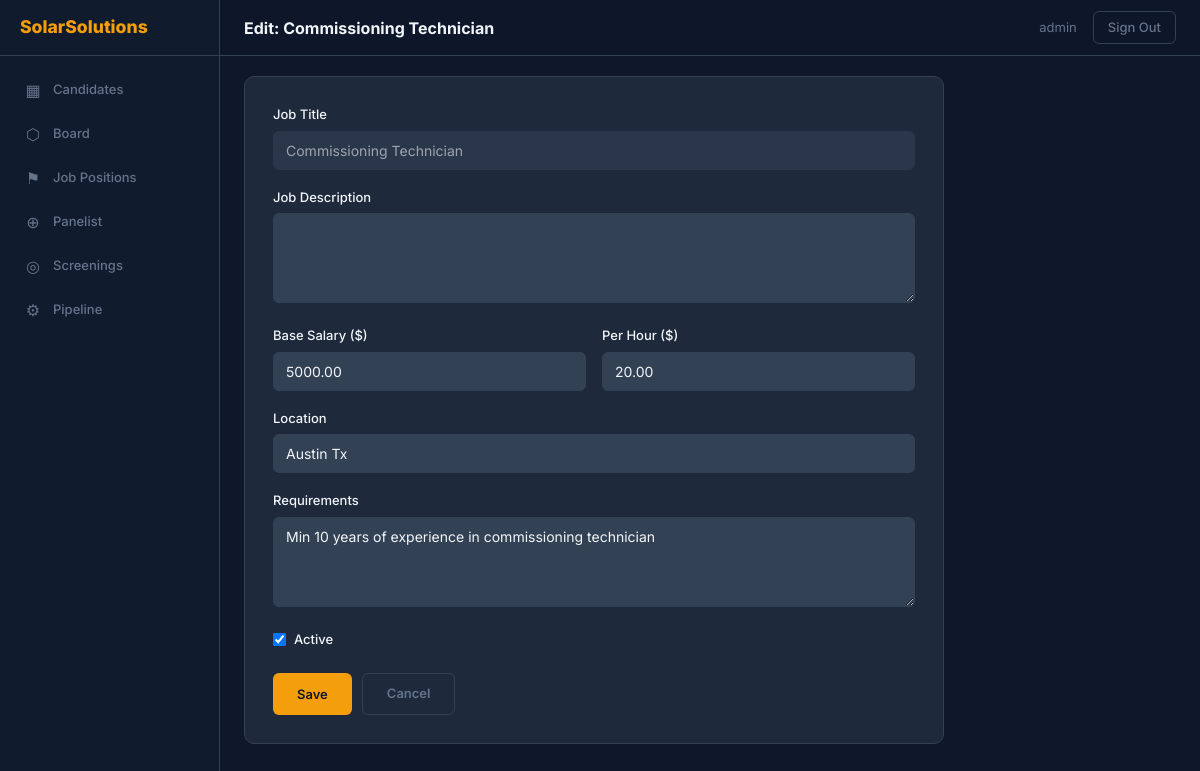
/solarsolutions/job-positions/7/edit/ (signed in), run on an earlier commit of the app's database.
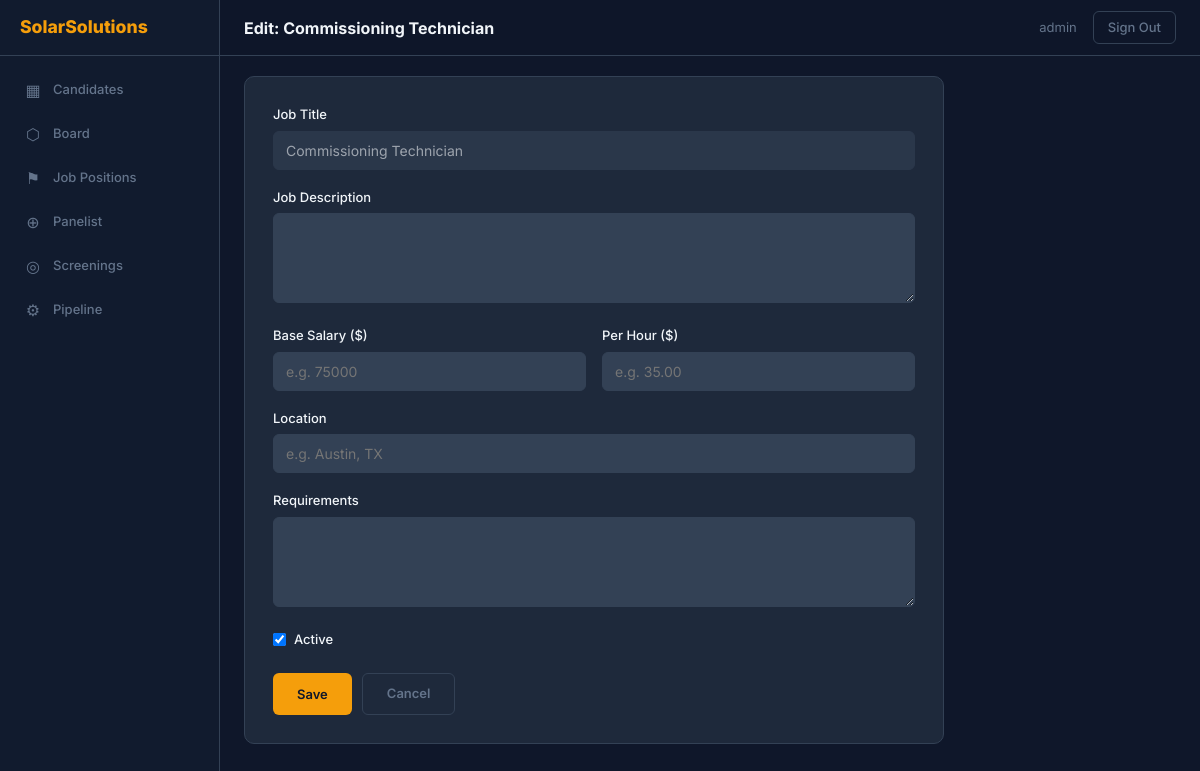
And on a later commit of the database.
### api/models.py (models this page shows, shortened)
class JobPosition(models.Model):
    company = models.ForeignKey(Company, on_delete=models.CASCADE, related_name='job_positions')
    title = models.CharField('Job Title', max_length=200)
    description = models.TextField('Job Description', blank=True)
    base_salary = models.DecimalField('Base Salary ($)', max_digits=10, decimal_places=2, null=True, blank=True)
    hourly_rate = models.DecimalField('Per Hour ($)', max_digits=8, decimal_places=2, null=True, blank=True)
    location = models.CharField('Location', max_length=200, blank=True)
    requirements = models.TextField('Requirements', blank=True)
    is_active = models.BooleanField('Active', default=True)
    created_at = models.DateTimeField(auto_now_add=True)
    class Meta:
        ordering = ['title']
        unique_together = ('company', 'title')
        verbose_name = 'Job Position'
        verbose_name_plural = 'Job Positions'

### adminpanel/views.py (the view, shortened to what this page needs)
# urls.py: path('job-positions/<int:pk>/edit/', views.job_position_edit, name='job_position_edit'),
@company_login_required
def job_position_edit(request, pk, company_slug=None):
    position = get_object_or_404(JobPosition, company=request.company, pk=pk)
    return render(request, 'adminpanel/job_position_form.html', {
        'position': position,
        'company': request.company,
    })

### adminpanel/views.py (called while the page is built)
def company_login_required(view_func):
    @wraps(view_func)
    def wrapper(request, *args, **kwargs):
        if request.user.is_authenticated:
            return view_func(request, *args, **kwargs)
        if request.company:
            return redirect('admin_login', company_slug=request.company.slug)
        return redirect('landing')
    return wrapper

### adminpanel/templates/adminpanel/job_position_form.html (shortened to what this page needs)
{% extends 'adminpanel/base.html' %}
{% block page_title %}Edit: {{ position.title }}{% endblock %}
{% block content %}
<div class="form-card">
  <form method="post">
    <div class="form-group">
      <label for="title">Job Title</label>
      <input id="title" value="{{ position.title }}" disabled style="opacity:0.6;" />
    </div>
    <div class="form-group">
      <label for="description">Job Description</label>
      <textarea id="description" name="description" rows="4">{{ position.description }}</textarea>
    </div>
    <div class="form-row">
      <div class="form-group">
        <label for="base_salary">Base Salary ($)</label>
        <input id="base_salary" name="base_salary" type="number" step="0.01" min="0"
          value="{{ position.base_salary|default:'' }}" placeholder="e.g. 75000" />
      </div>
      <div class="form-group">
        <label for="hourly_rate">Per Hour ($)</label>
        <input id="hourly_rate" name="hourly_rate" type="number" step="0.01" min="0"
          value="{{ position.hourly_rate|default:'' }}" placeholder="e.g. 35.00" />
      </div>
    </div>
    <div class="form-group">
      <label for="location">Location</label>
      <input id="location" name="location" type="text" value="{{ position.location }}" placeholder="e.g. Austin, TX" />
    </div>
    <div class="form-group">
      <label for="requirements">Requirements</label>
      <textarea id="requirements" name="requirements" rows="4">{{ position.requirements }}</textarea>
    </div>
    <div class="form-group form-group-check">
      <input id="is_active" name="is_active" type="checkbox" {% if position.is_active %}checked{% endif %} />
      <label for="is_active" style="margin:0;">Active</label>
    </div>
    <div class="actions-bar">
      <button type="submit" class="btn btn-primary">Save</button>
      <a href="{% url 'job_position_detail' company_slug=company.slug pk=position.pk %}" class="btn btn-cancel">Cancel</a>
    </div>
  </form>
</div>
{% endblock %}

What changed in the data, as far as the page shows it:
changed JobPosition "Commissioning Technician": base_salary "5000.00" → (not shown); hourly_rate "20.00" → (not shown); location "Austin Tx" → (not shown); requirements "Min 10 years of experience in commissioning technician" → (not shown)
